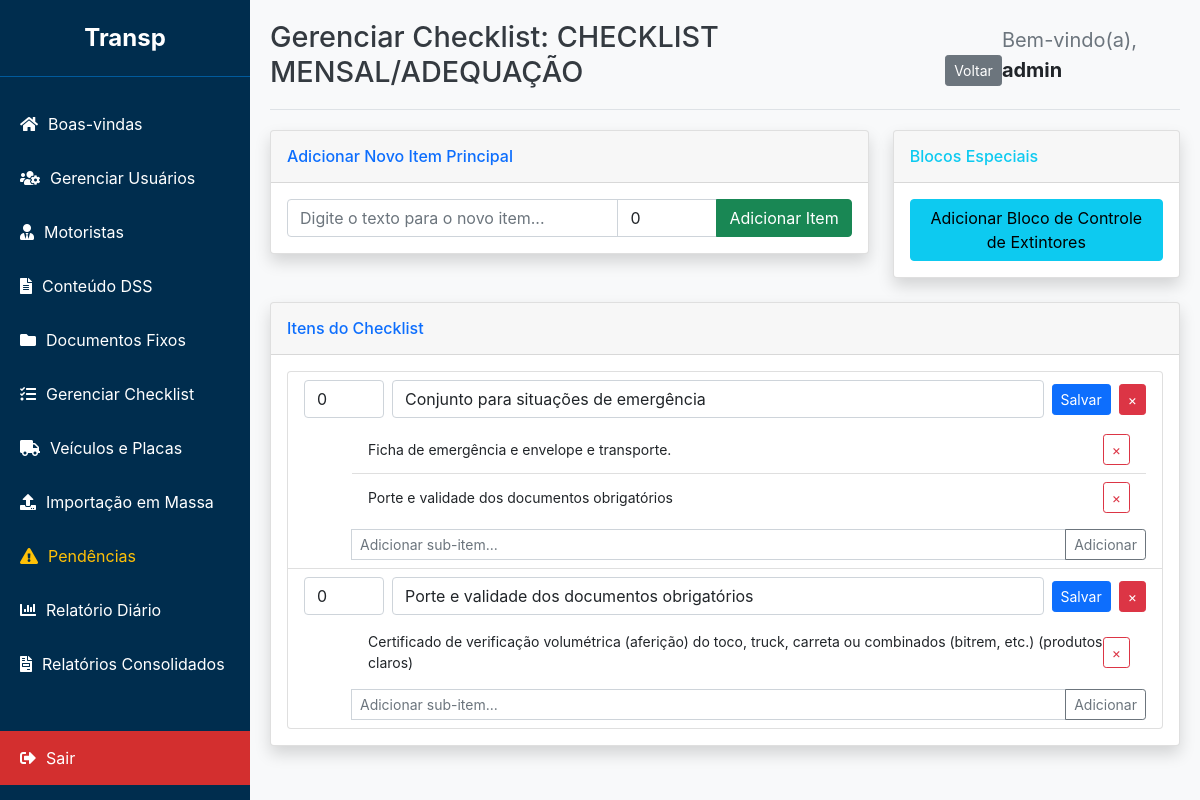
Page /admin/checklists/2 (signed in) on the earlier database version.
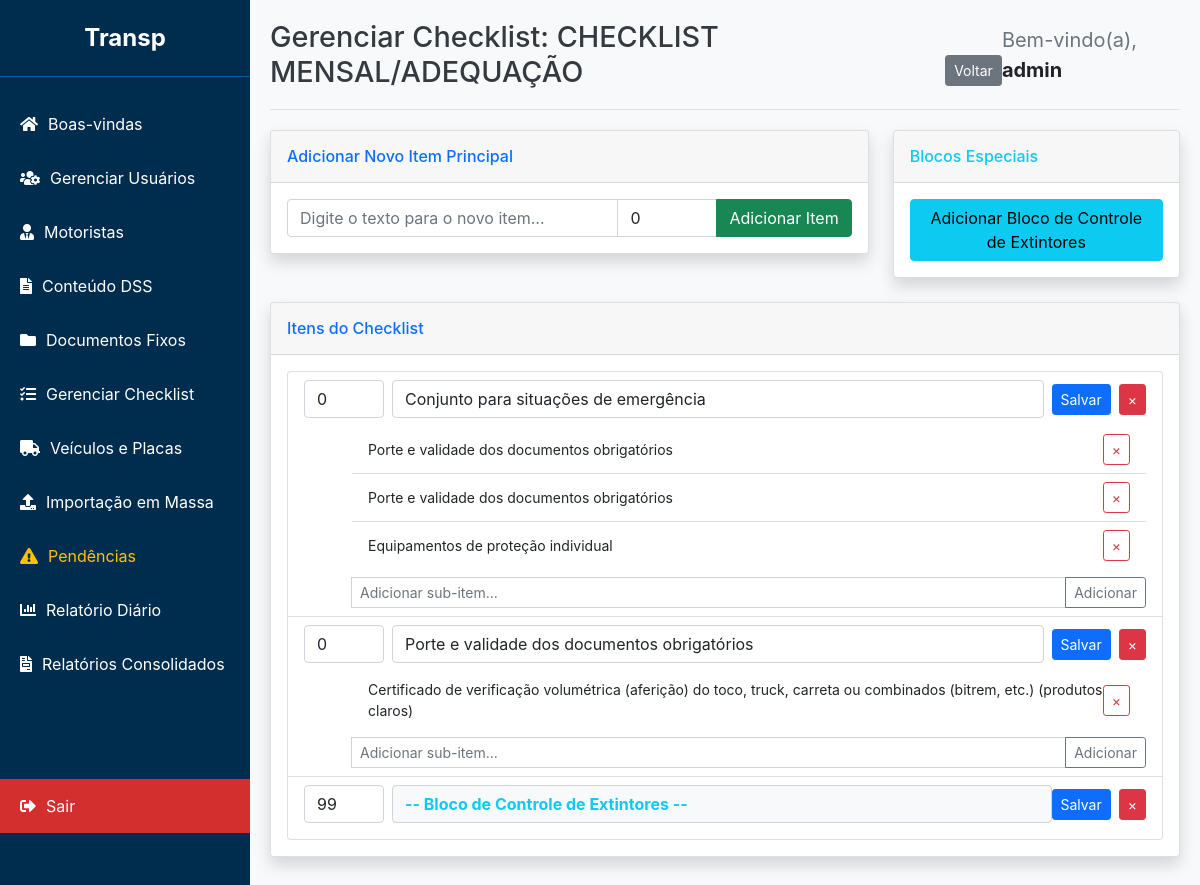
Same page on the later database version.
### app/models.py (models this page shows)
class ChecklistItem(db.Model):
    id = db.Column(db.Integer, primary_key=True)
    checklist_id = db.Column(db.Integer, db.ForeignKey('checklist.id'), nullable=False)
    texto = db.Column(db.String(500), nullable=False)
    ordem = db.Column(db.Integer, default=0)
    parent_id = db.Column(db.Integer, db.ForeignKey('checklist_item.id'), nullable=True)
    sub_itens = db.relationship('ChecklistItem', backref=db.backref('parent', remote_side=[id]), lazy='dynamic', cascade="all, delete-orphan")

### app/routes.py (the view)
@admin_bp.route('/checklists/<int:checklist_id>')
@login_required()
def view_checklist(checklist_id):
    checklist = Checklist.query.get_or_404(checklist_id)
    user_role = session.get('role')
    user_unidade = session.get('unidade')
    if user_role != 'admin' and checklist.unidade != user_unidade:
        flash('Você não tem permissão para ver este checklist.', 'danger')
        return redirect(url_for('admin.checklists'))
    itens_principais = checklist.itens.filter_by(parent_id=None).order_by(ChecklistItem.ordem).all()
    return render_template(
        'checklist_detalhe.html',
        checklist=checklist,
        itens_principais=itens_principais
    )

### app/routes.py (called while the page is built)
def login_required(required_role=["admin", "master", "comum"]):
    def decorator(f):
        @wraps(f)
        def decorated_function(*args, **kwargs):
            if 'user_id' not in session:
                flash('Por favor, faça login para acessar esta página.', 'warning')
                return redirect(url_for('admin.login'))
            user_role = session.get('role')
            if user_role not in required_role:
                flash('Você não tem permissão para acessar esta página.', 'danger')
                return redirect(url_for('admin.dashboard'))
            return f(*args, **kwargs)
        return decorated_function
    return decorator

### app/templates/checklist_detalhe.html (shortened to what the changed rows need)
{% extends "base_adm.html" %}
{% block header %}
    Gerenciar Checklist: {{ checklist.titulo }}
    <a href="{{ url_for('admin.checklists') }}" class="btn btn-sm btn-secondary float-end">Voltar</a>
{% endblock %}
{% block content %}
<div class="card shadow mb-4">
    <div class="card-body">
        {% if not itens_principais %}
            <div class="alert alert-info">Ainda não há itens neste checklist.</div>
        {% else %}
            <ul class="list-group">
                {% for item in itens_principais %}
                    <li class="list-group-item">
                        <div class="d-flex justify-content-between align-items-center mb-2">
                            <form action="{{ url_for('admin.edit_checklist_item', item_id=item.id) }}" method="POST" class="d-flex flex-grow-1 align-items-center">
                                <input type="number" name="ordem" value="{{ item.ordem }}" class="form-control me-2" style="width: 80px;">
                                {% if item.texto == '__BLOCO_EXTINTORES__' %}
                                    <span class="form-control bg-light text-info fw-bold">-- Bloco de Controle de Extintores --</span>
                                {% else %}
                                    <input type="text" name="texto" value="{{ item.texto }}" class="form-control me-2">
                                {% endif %}
                                <button type="submit" class="btn btn-sm btn-primary me-2">Salvar</button>
                            </form>
                            <form action="{{ url_for('admin.delete_checklist_item', item_id=item.id) }}" method="POST" onsubmit="return confirm('Tem certeza que deseja excluir este item e todos os seus sub-itens?');">
                                <button type="submit" class="btn btn-sm btn-danger">&times;</button>
                            </form>
                        </div>
                        {% if item.texto != '__BLOCO_EXTINTORES__' %}
                        <div class="ps-5">
                            <ul class="list-group list-group-flush">
                                {% for sub_item in item.sub_itens.order_by('ordem') %}
                                <li class="list-group-item d-flex justify-content-between align-items-center">
                                    <small>{{ sub_item.texto }}</small>
                                    <form action="{{ url_for('admin.delete_checklist_item', item_id=sub_item.id) }}" method="POST" onsubmit="return confirm('Tem certeza que deseja excluir este sub-item?');">
                                        <button type="submit" class="btn btn-sm btn-outline-danger">&times;</button>
                                    </form>
                                </li>
                                {% endfor %}
                            </ul>
                            <form action="{{ url_for('admin.add_checklist_item', checklist_id=checklist.id) }}" method="POST" class="input-group input-group-sm mt-2">
                                <input type="text" name="texto" class="form-control" placeholder="Adicionar sub-item..." required>
                                <button class="btn btn-outline-secondary" type="submit">Adicionar</button>
                            </form>
                        </div>
                        {% endif %}
                    </li>
                {% endfor %}
            </ul>
        {% endif %}
    </div>
</div>
{% endblock %}

Differences in the rows shown:
removed ChecklistItem: texto "Ficha de emergência e envelope e transporte."
added ChecklistItem: texto "Porte e validade dos documentos obrigatórios"
added ChecklistItem: texto "Equipamentos de proteção individual"
added ChecklistItem: ordem "99", shows "-- Bloco de Controle de Extintores --", shown under "Itens do Checklist"
